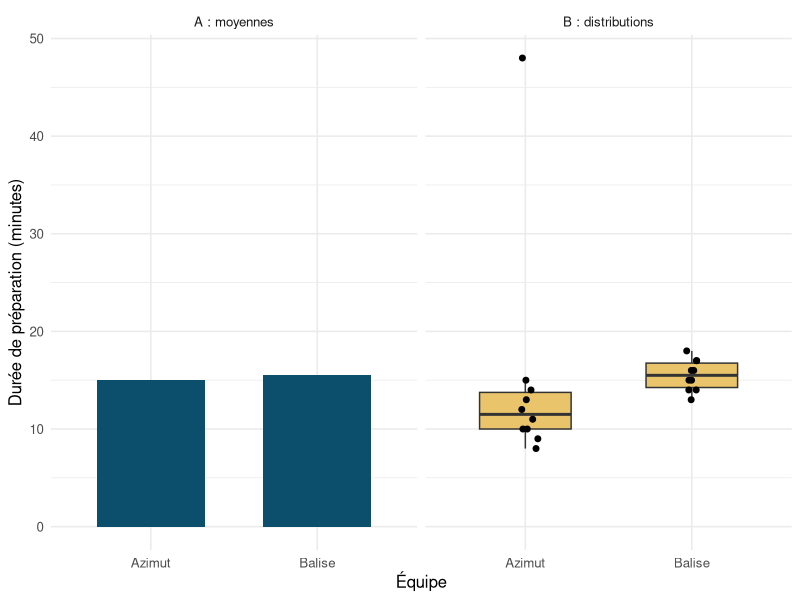
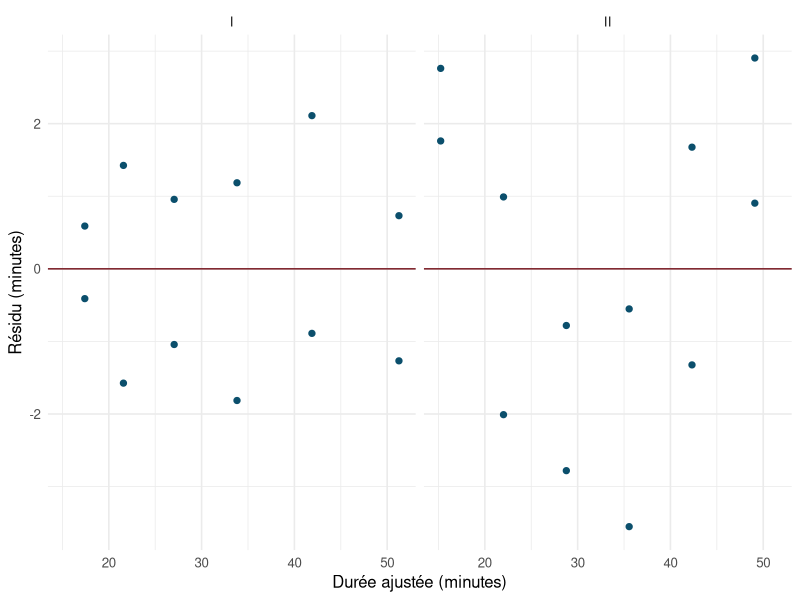
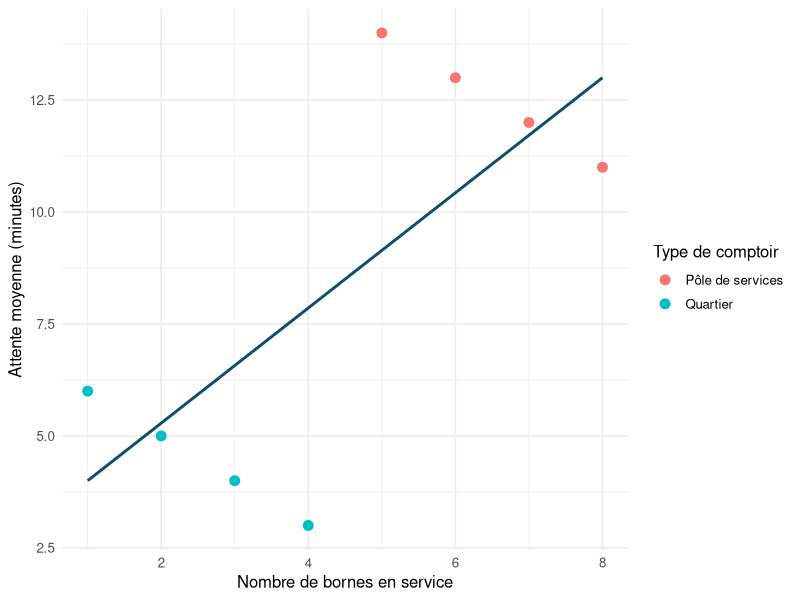

Write R code to recreate these figures, in order.
## ---- chunk 1
#| label: m05-original-preparation
library(tidyverse)
## ---- chunk 2
#| label: m05-original-format
#| include: false
nombre_fr <- function(x, decimales = 2) {
  formatC(x, format = "f", digits = decimales,
          decimal.mark = ",", big.mark = " ")
}
## ---- chunk 3
#| label: m05-original-collecte
# Données fictives, fournies pour cet exercice.
collecte <- tribble(
  ~jour,         ~point,      ~code_zone, ~masse_kg,
  "2026-09-08",  "A",         101,        80,
  "2026-09-08",  "A",         101,        80,
  "2026-09-08",  "B",         202,       120,
  "2026-09-08",  "Ensemble",  999,       200,
  "2026-09-09",  "A",         101,        90,
  "2026-09-09",  "B",         202,        NA,
  "2026-09-09",  "Ensemble",  999,       150
) |>
  mutate(jour = as.Date(jour))
## ---- chunk 4
#| echo: false
collecte |> knitr::kable()
## ---- chunk 5
#| label: m05-original-audit
# Séparer les niveaux selon la question posée.
details_collecte <- collecte |> filter(point != "Ensemble")
totaux_collecte <- collecte |> filter(point == "Ensemble")

details_collecte |> count(jour, point) |> filter(n > 1)
details_collecte |> summarise(masses_manquantes = sum(is.na(masse_kg)))
totaux_collecte |> summarise(total_declare_kg = sum(masse_kg))
## ---- chunk 6
#| label: m05-original-presence
presence <- tribble(
  ~programme, ~atelier, ~inscrits, ~presents,
  "A",        1,         10,         9,
  "A",        2,         90,        45,
  "B",        1,         60,        36,
  "B",        2,         40,        28
)
## ---- chunk 7
#| echo: false
presence |> knitr::kable()
## ---- chunk 8
#| label: m05-original-ratio
presence_programme <- presence |>
  group_by(programme) |>
  summarise(inscriptions = sum(inscrits),
            presences = sum(presents),
            taux_global = presences / inscriptions,
            moyenne_taux_atelier = mean(presents / inscrits),
            .groups = "drop")
presence_programme
## ---- chunk 9
#| label: m05-original-kits
kits <- tibble(
  equipe = rep(c("Azimut", "Balise"), each = 10),
  minutes = c(8,9,10,10,11,12,13,14,15,48,
              13,14,14,15,15,16,16,17,17,18)
)
## ---- chunk 10
#| label: m05-original-deux-figures
#| echo: false
#| fig-width: 8
#| fig-height: 4.6
moyennes_kits <- kits |> group_by(equipe) |>
  summarise(minutes = mean(minutes), .groups = "drop") |>
  mutate(vue = "A : moyennes")
distributions_kits <- kits |> mutate(vue = "B : distributions")
ggplot() +
  geom_col(data = moyennes_kits, aes(equipe, minutes), fill = "#0B4F6C", width = .65) +
  geom_boxplot(data = distributions_kits, aes(equipe, minutes),
               fill = "#E9C46A", outlier.shape = NA, width = .55) +
  geom_point(data = distributions_kits, aes(equipe, minutes),
             position = position_jitter(width = .08, height = 0, seed = 2101),
             size = 1.7) +
  facet_wrap(vars(vue), nrow = 1) +
  labs(x = "Équipe", y = "Durée de préparation (minutes)") +
  theme_minimal(base_size = 12)
## ---- chunk 11
#| label: m05-original-resume-kits
resume_kits <- kits |>
  group_by(equipe) |>
  summarise(n = n(), moyenne = mean(minutes), mediane = median(minutes),
            q1 = quantile(minutes, .25), q3 = quantile(minutes, .75),
            .groups = "drop")
resume_kits
## ---- chunk 12
#| label: m05-original-impression
impression <- tibble(
  affiches = c(100,200,300,400,500,600,800,1000,1200,1500),
  cout_ca = c(19,22,31,32,40,47,53,70,75,97)
) |>
  mutate(centaines_affiches = affiches / 100)
## ---- chunk 13
#| label: m05-original-sortie-impression
#| echo: false
modele_impression <- lm(cout_ca ~ centaines_affiches, data = impression)
summary(modele_impression)
b_impression <- round(coef(modele_impression), 2)
estimation_manuelle <- unname(b_impression[1] + b_impression[2] * 10)
## ---- chunk 14
#| label: m05-original-calcul-impression
modele_impression <- lm(cout_ca ~ centaines_affiches, data = impression)
b_impression <- round(coef(modele_impression), 2)

# Utiliser les coefficients arrondis demandés dans la fiche.
c_prevu <- b_impression[1] + b_impression[2] * (1000 / 100)
c(cout_prevu = unname(c_prevu), residu_lot_72 = unname(72 - c_prevu))

# Le logiciel utilise les coefficients non arrondis.
predict(modele_impression, newdata = tibble(centaines_affiches = 10))
range(impression$affiches)
## ---- chunk 15
#| label: m05-original-ceramique
ceramique <- tibble(
  pieces = c(4,4,8,8,12,12,16,16,20,20,24,24,6,10,14,18,22,23),
  minutes = c(17,18,20,23,26,28,32,35,41,44,50,52,18.5,25,29.5,39,46.5,49),
  role = c(rep("apprentissage", 12), rep("validation", 6))
)
## ---- chunk 16
#| label: m05-original-rapport-copie
#| echo: false
apprentissage_c <- ceramique |> filter(role == "apprentissage")
validation_c <- ceramique |> filter(role == "validation")
modeles_c <- list(
  Droite = lm(minutes ~ pieces, data = apprentissage_c),
  Quadratique = lm(minutes ~ pieces + I(pieces^2), data = apprentissage_c)
)
comparaison_c <- imap_dfr(modeles_c, function(ajustement, nom) {
  tibble(modele = nom, r2 = summary(ajustement)$r.squared,
         rmse_apprentissage = sqrt(mean(residuals(ajustement)^2)),
         rmse_validation = sqrt(mean((validation_c$minutes -
                                      predict(ajustement, validation_c))^2)))
})
brouillon_c <- tibble(
  Modele = comparaison_c$modele,
  `R² apprentissage` = comparaison_c$r2,
  `RMSE copiée (min)` = c(comparaison_c$rmse_validation[1],
                          comparaison_c$rmse_apprentissage[2]),
  `Origine de la RMSE` = c("6 lots de validation", "12 lots d'apprentissage")
)
brouillon_c |> knitr::kable(digits = c(0,4,3,0),
                            format.args = list(decimal.mark = ","))
## ---- chunk 17
#| label: m05-original-residus-mystere
#| echo: false
#| fig-width: 8
#| fig-height: 4.3
diagnostic_c <- imap_dfr(modeles_c, function(ajustement, nom) {
  tibble(figure = if (nom == "Quadratique") "I" else "II",
         ajuste = fitted(ajustement), residu = residuals(ajustement))
})
ggplot(diagnostic_c, aes(ajuste, residu)) +
  geom_hline(yintercept = 0, colour = "#7A1C24") +
  geom_point(colour = "#0B4F6C", size = 1.8) +
  facet_wrap(vars(figure)) +
  labs(x = "Durée ajustée (minutes)", y = "Résidu (minutes)") +
  theme_minimal(base_size = 12)
## ---- chunk 18
#| label: m05-original-reparer-comparaison
apprentissage_c <- ceramique |> filter(role == "apprentissage")
validation_c <- ceramique |> filter(role == "validation")
droite_c <- lm(minutes ~ pieces, data = apprentissage_c)
quad_c <- lm(minutes ~ pieces + I(pieces^2), data = apprentissage_c)

# Une même réponse et les mêmes six lignes pour les deux erreurs.
erreurs_c <- tibble(
  modele = c("Droite", "Quadratique"),
  n_validation = nrow(validation_c),
  rmse_validation = c(
    sqrt(mean((validation_c$minutes - predict(droite_c, validation_c))^2)),
    sqrt(mean((validation_c$minutes - predict(quad_c, validation_c))^2))
  )
)
erreurs_c

# Retrouver les étiquettes des résidus pour vérifier la lecture.
tibble(figure = "I", residu = residuals(quad_c), ajuste = fitted(quad_c))
tibble(figure = "II", residu = residuals(droite_c), ajuste = fitted(droite_c))
## ---- chunk 19
#| label: m05-original-bornes
bornes <- tibble(
  nombre_bornes = 1:8,
  attente_minutes = c(6,5,4,3,14,13,12,11),
  type_comptoir = rep(c("Quartier", "Pôle de services"), each = 4)
)
## ---- chunk 20
#| label: m05-original-groupes
#| echo: false
#| fig-width: 7.5
#| fig-height: 4.5
modele_bornes <- lm(attente_minutes ~ nombre_bornes, data = bornes)
ggplot(bornes, aes(nombre_bornes, attente_minutes)) +
  geom_point(aes(colour = type_comptoir), size = 3) +
  geom_smooth(method = "lm", se = FALSE, colour = "#0B4F6C") +
  labs(x = "Nombre de bornes en service", y = "Attente moyenne (minutes)",
       colour = "Type de comptoir") +
  theme_minimal(base_size = 12)
## ---- chunk 21
#| label: m05-original-lire-droite-bornes
modele_bornes <- lm(attente_minutes ~ nombre_bornes, data = bornes)
coef(modele_bornes)
## ---- chunk 22
#| label: m05-original-notice
q <- function(n) 80 - 5*n + .15*n^2
l <- function(n) 90 - 12*log(n)
c(q_5_vers_6 = q(6)-q(5), q_15_vers_16 = q(16)-q(15),
  l_5_vers_10 = l(10)-l(5), l_10_vers_20 = l(20)-l(10))
## ---- chunk 23
#| label: m05-original-formules-notice
# Tableau construit avec Q pour rendre les formules exécutables.
# Il ne contient pas de mesures observées.
formation <- tibble(n = 5:20, temps_secondes = q(n))
forme_q <- lm(temps_secondes ~ n + I(n^2), data = formation)
forme_l <- lm(temps_secondes ~ log(n), data = formation)
## ---- chunk 24
#| label: m05-original-intervalles
#| echo: false
ic_impression <- predict(modele_impression,
  newdata = tibble(centaines_affiches = 10), interval = "confidence")
ip_impression <- predict(modele_impression,
  newdata = tibble(centaines_affiches = 10), interval = "prediction")
sse_impression <- sum(residuals(modele_impression)^2)
sst_impression <- sum((impression$cout_ca-mean(impression$cout_ca))^2)
tibble(Intervalle = c("A", "B"),
       `Estimation ($ CA)` = c(ip_impression[1,"fit"], ic_impression[1,"fit"]),
       `Borne inférieure ($ CA)` = c(ip_impression[1,"lwr"], ic_impression[1,"lwr"]),
       `Borne supérieure ($ CA)` = c(ip_impression[1,"upr"], ic_impression[1,"upr"])) |>
  knitr::kable(digits = 2, format.args = list(decimal.mark = ","))
## ---- chunk 25
#| label: m05-original-verifier-intervalles
modele_impression <- lm(cout_ca ~ centaines_affiches, data = impression)
sse_impression <- sum(residuals(modele_impression)^2)
sst_impression <- sum((impression$cout_ca-mean(impression$cout_ca))^2)
1 - sse_impression / sst_impression
predict(modele_impression, tibble(centaines_affiches = 10), interval = "confidence")
predict(modele_impression, tibble(centaines_affiches = 10), interval = "prediction")
